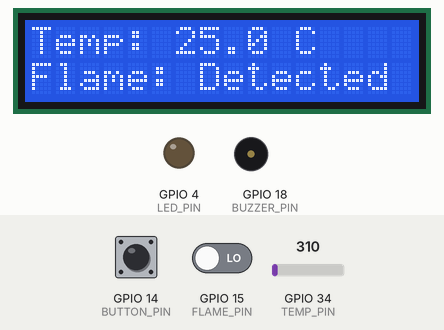
A sketch run on a simulated ESP32. Shown: 16×2 character LCD, output pins drawn as LEDs (lit = HIGH), buzzer (waves = sounding, pin HIGH). The test bench sets the inputs (shaded band); at power-on: GPIO 15 (FLAME_PIN) LOW, GPIO 34 (TEMP_PIN) = 310, GPIO 14 (BUTTON_PIN) HIGH. WiFi joins after 1.5 s; servers stay silent unless stated; web services answer with replies made up by the test bench; what the sketch prints to the serial monitor is not drawn.

Above: at 2.7 s.
2.8 s: GPIO 15 (FLAME_PIN) driven HIGH
At 3.4 s:
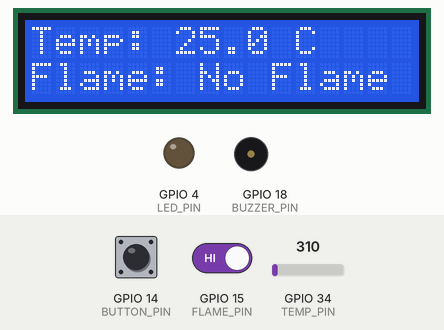
4.3 s: GPIO 34 (TEMP_PIN) set to 372
At 5.6 s:
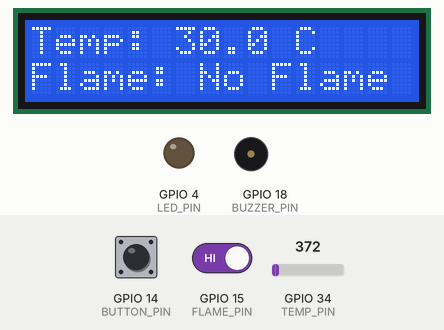
5.9 s: GPIO 34 (TEMP_PIN) set to 93
At 7.0 s:
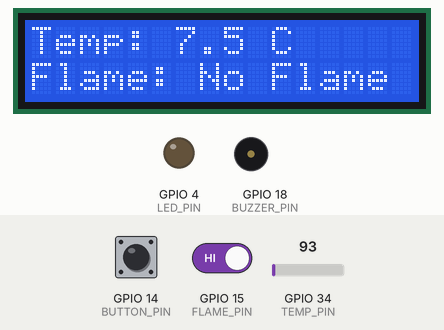
9.0 s: GPIO 15 (FLAME_PIN) driven LOW
At 10.5 s:
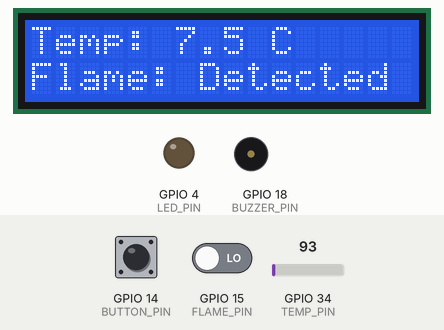
10.8 s: GPIO 34 (TEMP_PIN) set to 186
At 11.8 s:
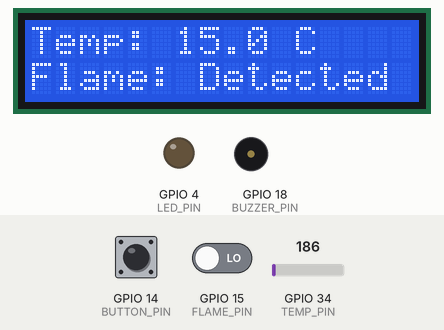
13.9 s: GPIO 14 (BUTTON_PIN) pulled LOW for 3.2 s
Timing chart, 0 to 16.9 s (numbered marks = the images above; inputs shaded):
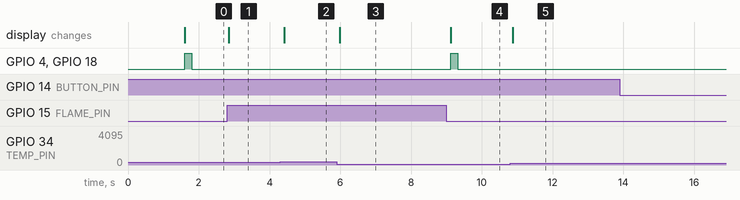

The sketch:

fire_alert_system_whatsapp.ino
```cpp
#include <Wire.h>
#include <LiquidCrystal_I2C.h>
#include <WiFi.h>
#include <HTTPClient.h>
#include <UrlEncode.h>

// --- Pin Definitions ---
#define BUTTON_PIN  14
#define BUZZER_PIN  18
#define LED_PIN     4
#define FLAME_PIN   15
#define TEMP_PIN    34

// --- WiFi Credentials ---
const char* ssid = "XXXX";
const char* password = "XXX";

// --- CallMeBot WhatsApp API ---
String phoneNumber = "XXXXX";
String apiKey = "XXXXX";

// --- State ---
bool messageSent = false;

// --- LCD ---
LiquidCrystal_I2C lcd(0x27, 16, 2);

// --- Function to Send WhatsApp Alert ---
void sendWAMessage(String message) {
  String url = "https://api.callmebot.com/whatsapp.php?phone=" + phoneNumber + "&apikey=" + apiKey + "&text=" + urlEncode(message);
  HTTPClient http;
  http.begin(url);
  http.addHeader("Content-Type", "application/x-www-form-urlencoded");

  int responseCode = http.POST(url);
  if (responseCode == 200) {
    Serial.println("✅ WhatsApp message sent successfully");
  } else {
    Serial.print("❌ Error sending message. HTTP response code: ");
    Serial.println(responseCode);
  }

  http.end();
}

void setup() {
  Serial.begin(9600);
  WiFi.begin(ssid, password);
  Serial.print("Connecting to WiFi");

  while (WiFi.status() != WL_CONNECTED) {
    delay(500);
    Serial.print(".");
  }
  Serial.println("\n✅ Connected to WiFi: " + WiFi.localIP().toString());

  // Initialize Pins
  pinMode(BUTTON_PIN, INPUT);
  pinMode(BUZZER_PIN, OUTPUT);
  pinMode(LED_PIN, OUTPUT);
  pinMode(FLAME_PIN, INPUT);
  pinMode(TEMP_PIN, INPUT);

  // LCD Setup
  lcd.init();
  lcd.backlight();
  lcd.setCursor(0, 0); lcd.print("Temp: ");
  lcd.setCursor(0, 1); lcd.print("Flame: ");
}

void loop() {
  // --- Temperature Reading ---
  int rawValue = analogRead(TEMP_PIN);
  float voltage = rawValue * (3.3 / 4095.0);
  float temperatureC = voltage * 100.0;

  lcd.setCursor(6, 0); lcd.print("       ");
  lcd.setCursor(6, 0); lcd.print(temperatureC, 1); lcd.print(" C");
  Serial.print("Temperature: "); Serial.print(temperatureC); Serial.println(" C");

  // --- Flame Detection ---
  int flameStatus = digitalRead(FLAME_PIN);

  if (flameStatus == HIGH) {
    lcd.setCursor(7, 1); lcd.print("No Flame ");
    Serial.println("Flame: No Flame");
    messageSent = false; // reset message state
  } else {
    lcd.setCursor(7, 1); lcd.print("Detected");
    Serial.println("Flame: Detected");

    if (!messageSent) {
      digitalWrite(LED_PIN, HIGH);
      digitalWrite(BUZZER_PIN, HIGH);
      sendWAMessage("🔥 Fire Detected! Take action immediately.");
      messageSent = true;
    }

    // Wait for button press to acknowledge
    while (digitalRead(BUTTON_PIN) == LOW) {
      delay(50); // debounce
    }

    digitalWrite(LED_PIN, LOW);
    digitalWrite(BUZZER_PIN, LOW);
  }

  delay(500);
}
```

Measured:
- after the input at 2.8 s, the display: changes after 0.05 s (image 1)
- after the input at 4.3 s, the display: changes after 0.12 s (image 2)
- after the input at 5.9 s, the display: changes after 0.08 s (image 3)
- after the input at 9.0 s, GPIO 4 (LED_PIN), GPIO 18 (BUZZER_PIN): LOW → HIGH after 0.11 s, → LOW 0.20 s later; the display: changes after 0.11 s (image 4)
- after the input at 10.8 s, the display: changes after 0.08 s (image 5)
- after the input at 13.9 s, every drawn part: stays the same
